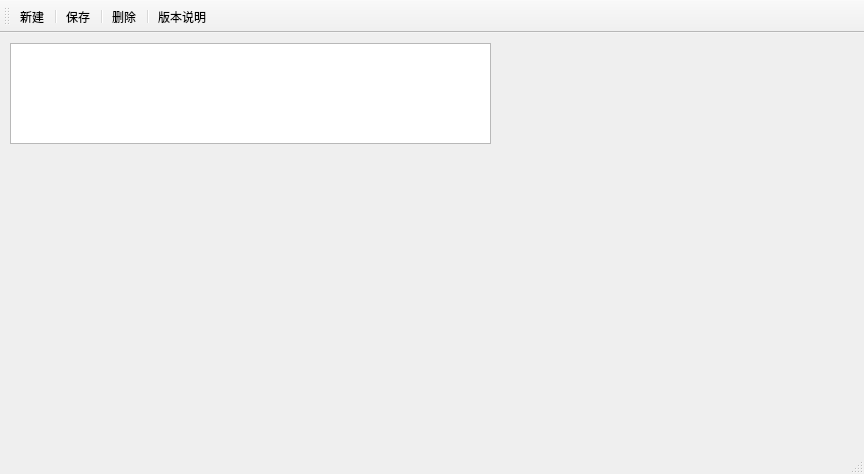
<?xml version="1.0" encoding="UTF-8"?>
<ui version="4.0">
 <class>MainWindow</class>
 <widget class="QMainWindow" name="MainWindow">
  <property name="geometry">
   <rect>
    <x>0</x>
    <y>0</y>
    <width>864</width>
    <height>474</height>
   </rect>
  </property>
  <property name="windowTitle">
   <string>MainWindow</string>
  </property>
  <widget class="QWidget" name="centralWidget">
   <widget class="QTextEdit" name="textEdit1">
    <property name="geometry">
     <rect>
      <x>10</x>
      <y>10</y>
      <width>481</width>
      <height>101</height>
     </rect>
    </property>
   </widget>
  </widget>
  <widget class="QToolBar" name="mainToolBar">
   <attribute name="toolBarArea">
    <enum>TopToolBarArea</enum>
   </attribute>
   <attribute name="toolBarBreak">
    <bool>false</bool>
   </attribute>
   <addaction name="action_new"/>
   <addaction name="separator"/>
   <addaction name="action_save"/>
   <addaction name="separator"/>
   <addaction name="action_del"/>
   <addaction name="separator"/>
   <addaction name="action_introduce"/>
  </widget>
  <widget class="QStatusBar" name="statusBar"/>
  <action name="action_introduce">
   <property name="text">
    <string>版本说明</string>
   </property>
  </action>
  <action name="action_new">
   <property name="text">
    <string>新建</string>
   </property>
   <property name="toolTip">
    <string>新建</string>
   </property>
  </action>
  <action name="action_del">
   <property name="text">
    <string>删除</string>
   </property>
   <property name="toolTip">
    <string>删除</string>
   </property>
  </action>
  <action name="action_save">
   <property name="text">
    <string>保存</string>
   </property>
   <property name="toolTip">
    <string>保存</string>
   </property>
  </action>
 </widget>
 <layoutdefault spacing="6" margin="11"/>
 <resources/>
 <connections/>
</ui>
